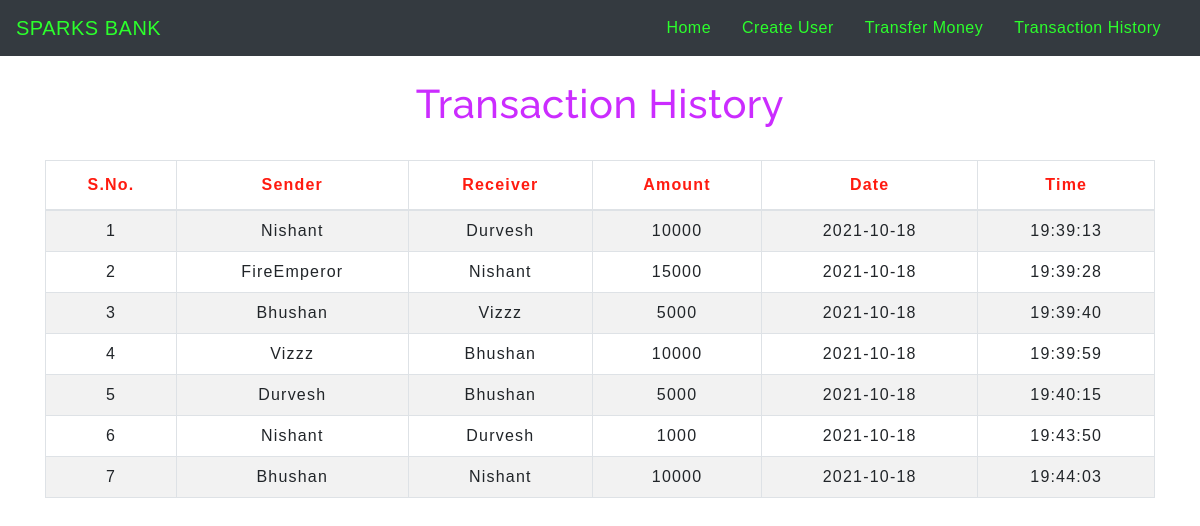
The page /transactionhistory.php on the database its author committed.
### tables this page shows
CREATE TABLE `transaction` (
  `sno` int(11) NOT NULL,
  `sender` varchar(20) NOT NULL,
  `receiver` varchar(20) NOT NULL,
  `balance` float NOT NULL,
  `date` date NOT NULL DEFAULT current_timestamp(),
  `time` time NOT NULL DEFAULT current_timestamp()
);

### transactionhistory.php (the view, shortened to what this page needs)
<!DOCTYPE html>
<html lang="en">
<head>
    <link rel="stylesheet" href="https://stackpath.bootstrapcdn.com/bootstrap/4.5.2/css/bootstrap.min.css">
    <link rel="stylesheet" type="text/css" href="css/table.css">
    <link rel="stylesheet" type="text/css" href="css/navbar.css">
</head>
<body>
<?php
  include 'navbar.php';
?>
	<div class="container">
        <h2 class="text-center pt-4" style="color:#cb2cff">Transaction History</h2>
       <br>
       <div class="table-responsive-sm">
    <table class="table table-hover table-striped table-condensed table-bordered">
        <thead>
            <tr>
                <th class="text-center" style="color:#ff1b10">S.No.</th>
                <th class="text-center" style="color:#ff1b10">Sender</th>
                <th class="text-center" style="color:#ff1b10">Receiver</th>
                <th class="text-center" style="color:#ff1b10">Amount</th>
                <th class="text-center" style="color:#ff1b10">Date</th>
                <th class="text-center" style="color:#ff1b10">Time</th>
            </tr>
        </thead>
        <tbody>
        <?php
            include 'config.php';
            $sql ="select * from transaction";
            $query =mysqli_query($conn, $sql);
            while($rows = mysqli_fetch_assoc($query))
            {
        ?>
            <tr>
            <td class="py-2"><?php echo $rows['sno']; ?></td>
            <td class="py-2"><?php echo $rows['sender']; ?></td>
            <td class="py-2"><?php echo $rows['receiver']; ?></td>
            <td class="py-2"><?php echo $rows['balance']; ?> </td>
            <td class="py-2"><?php echo $rows['date']; ?> </td>
            <td class="py-2"><?php echo $rows['time']; ?> </td>
        <?php
            }
        ?>
        </tbody>
    </table>
    </div>
</div>
</body>
</html>

### css/table.css (style rules this page uses)
* { padding: 0; margin: 0; box-sizing: border-box; font-family: sans-serif; }
h2 { font-size: 40px; }
table { letter-spacing: 1.2px; }
td { text-align: center; }

### css/navbar.css (style rules this page uses)
h2 { color: #ffffff; letter-spacing: 0.5px; font-family: raleway; }

### rows shown on the page
transaction: sno "1", sender "Nishant", receiver "Durvesh", balance "10000", date "2021-10-18", time "19:39:13"
transaction: sno "2", sender "FireEmperor", receiver "Nishant", balance "15000", date "2021-10-18", time "19:39:28"
transaction: sno "3", sender "Bhushan", receiver "Vizzz", balance "5000", date "2021-10-18", time "19:39:40"
transaction: sno "4", sender "Vizzz", receiver "Bhushan", balance "10000", date "2021-10-18", time "19:39:59"
transaction: sno "5", sender "Durvesh", receiver "Bhushan", balance "5000", date "2021-10-18", time "19:40:15"
transaction: sno "6", sender "Nishant", receiver "Durvesh", balance "1000", date "2021-10-18", time "19:43:50"
transaction: sno "7", sender "Bhushan", receiver "Nishant", balance "10000", date "2021-10-18", time "19:44:03"
